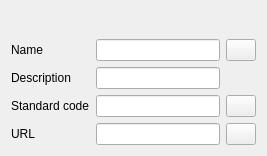
<?xml version="1.0" encoding="UTF-8"?>
<ui version="4.0">
 <class>MaterialTask</class>
 <widget class="QWidget" name="MaterialTask">
  <property name="geometry">
   <rect>
    <x>0</x>
    <y>0</y>
    <width>267</width>
    <height>156</height>
   </rect>
  </property>
  <property name="windowTitle">
   <string>Material</string>
  </property>
  <layout class="QVBoxLayout" name="verticalLayout">
   <item>
    <widget class="MatGui::MaterialTreeWidget" name="widgetMaterialTree" native="true"/>
   </item>
   <item>
    <layout class="QGridLayout" name="gridLayout">
     <item row="1" column="0">
      <widget class="QLabel" name="label_5">
       <property name="text">
        <string>Description</string>
       </property>
      </widget>
     </item>
     <item row="2" column="1">
      <widget class="QLineEdit" name="FieldCode">
       <property name="toolTip">
        <string>A standard (MasterFormat, Omniclass...) code for this material</string>
       </property>
      </widget>
     </item>
     <item row="0" column="2">
      <widget class="QPushButton" name="ButtonEditor">
       <property name="maximumSize">
        <size>
         <width>30</width>
         <height>16777215</height>
        </size>
       </property>
       <property name="text">
        <string/>
       </property>
       <property name="icon">
        <iconset theme="edit-paste">
         <normaloff>../../../../../../../../Documents/Projects/freecad-source/src/Mod/Arch/Resources/ui</normaloff>../../../../../../../../Documents/Projects/freecad-source/src/Mod/Arch/Resources/ui</iconset>
       </property>
      </widget>
     </item>
     <item row="2" column="0">
      <widget class="QLabel" name="label_3">
       <property name="text">
        <string>Standard code</string>
       </property>
      </widget>
     </item>
     <item row="0" column="0">
      <widget class="QLabel" name="label_2">
       <property name="text">
        <string>Name</string>
       </property>
      </widget>
     </item>
     <item row="1" column="1">
      <widget class="QLineEdit" name="FieldDescription">
       <property name="toolTip">
        <string>An optional description for this material</string>
       </property>
      </widget>
     </item>
     <item row="0" column="1">
      <widget class="QLineEdit" name="FieldName">
       <property name="toolTip">
        <string>The name/label of this material</string>
       </property>
      </widget>
     </item>
     <item row="2" column="2">
      <widget class="QPushButton" name="ButtonCode">
       <property name="maximumSize">
        <size>
         <width>30</width>
         <height>16777215</height>
        </size>
       </property>
       <property name="toolTip">
        <string>Opens a browser dialog to choose a class from a BIM standard</string>
       </property>
       <property name="text">
        <string/>
       </property>
       <property name="icon">
        <iconset theme="web-browser">
         <normaloff>../../../../../../../../Documents/Projects/freecad-source/src/Mod/Arch/Resources/ui</normaloff>../../../../../../../../Documents/Projects/freecad-source/src/Mod/Arch/Resources/ui</iconset>
       </property>
      </widget>
     </item>
     <item row="3" column="0">
      <widget class="QLabel" name="label_4">
       <property name="text">
        <string>URL</string>
       </property>
      </widget>
     </item>
     <item row="3" column="1">
      <widget class="QLineEdit" name="FieldUrl">
       <property name="sizePolicy">
        <sizepolicy hsizetype="Expanding" vsizetype="Fixed">
         <horstretch>0</horstretch>
         <verstretch>0</verstretch>
        </sizepolicy>
       </property>
       <property name="toolTip">
        <string>A URL describing this material</string>
       </property>
      </widget>
     </item>
     <item row="3" column="2">
      <widget class="QPushButton" name="ButtonUrl">
       <property name="maximumSize">
        <size>
         <width>30</width>
         <height>16777215</height>
        </size>
       </property>
       <property name="toolTip">
        <string>Opens the URL in a browser</string>
       </property>
       <property name="text">
        <string/>
       </property>
       <property name="icon">
        <iconset theme="web-browser">
         <normaloff>../../../../../../../../Documents/Projects/freecad-source/src/Mod/Arch/Resources/ui</normaloff>../../../../../../../../Documents/Projects/freecad-source/src/Mod/Arch/Resources/ui</iconset>
       </property>
      </widget>
     </item>
    </layout>
   </item>
  </layout>
 </widget>
 <customwidgets>
  <customwidget>
   <class>MatGui::MaterialTreeWidget</class>
   <extends>QWidget</extends>
   <header>Mod/Material/Gui/MaterialTreeWidget.h</header>
   <container>1</container>
  </customwidget>
 </customwidgets>
 <resources/>
 <connections/>
</ui>
